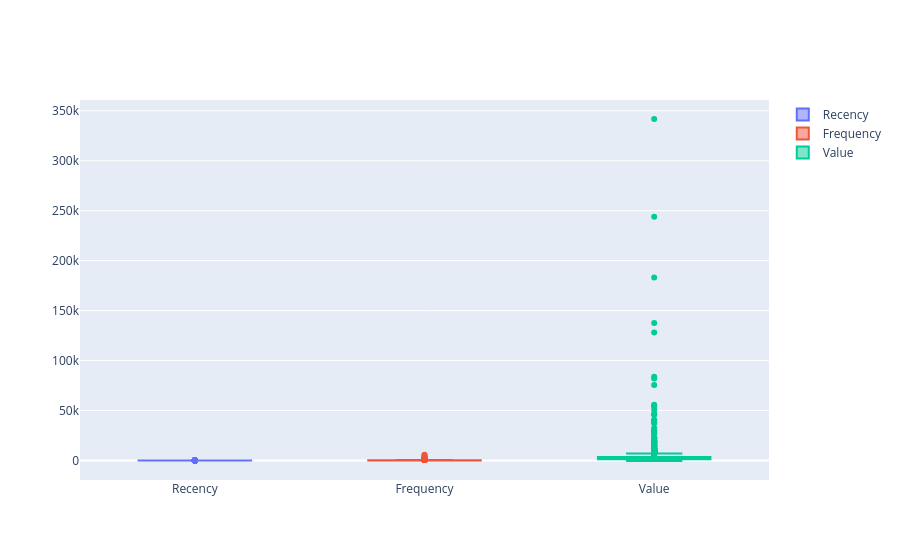

Here is the notebook cell this chart was saved with:
### Code cell
fig=go.Figure()
fig.add_trace(go.Box(y=vip_segment['Recency'],name='Recency'))
fig.add_trace(go.Box(y=vip_segment['Frequency'],name='Frequency'))
fig.add_trace(go.Box(y=vip_segment['Value'],name='Value'))

### Figure 1 — Plotly figure (JSON) as saved in the notebook; plotly's stock layout.template omitted (floating-point values rounded to 4 significant figures; data arrays with more than 128 entries replaced by an {"elided": "..."} marker saying what was removed)
{"data": [{"name": "Recency", "type": "box", "y": {"elided": "1702 int values"}}, {"name": "Frequency", "type": "box", "y": {"elided": "1702 int values"}}, {"name": "Value", "type": "box", "y": {"elided": "1702 float values"}}], "layout": {}}
